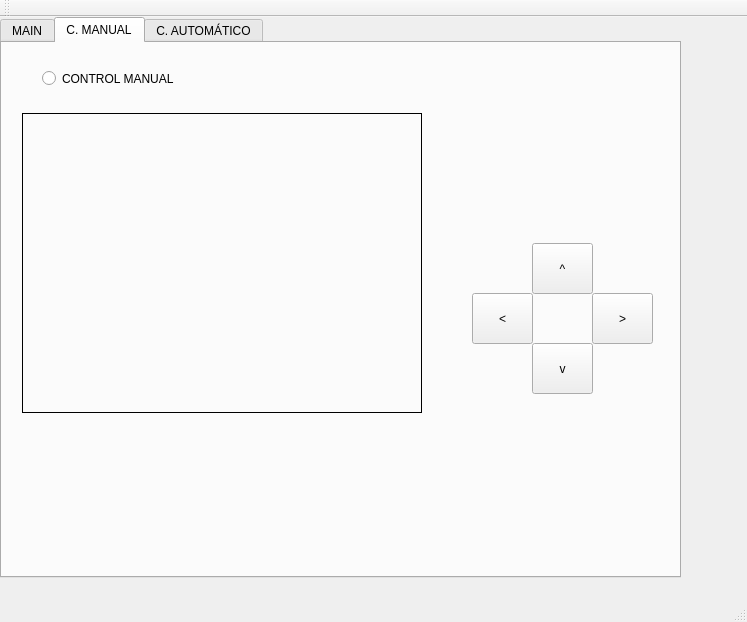
<?xml version="1.0" encoding="UTF-8"?>
<ui version="4.0">
 <class>MainWindow</class>
 <widget class="QMainWindow" name="MainWindow">
  <property name="geometry">
   <rect>
    <x>0</x>
    <y>0</y>
    <width>747</width>
    <height>622</height>
   </rect>
  </property>
  <property name="windowTitle">
   <string>MainWindow</string>
  </property>
  <widget class="QWidget" name="centralWidget">
   <widget class="QTabWidget" name="tabWidget">
    <property name="enabled">
     <bool>true</bool>
    </property>
    <property name="geometry">
     <rect>
      <x>0</x>
      <y>0</y>
      <width>681</width>
      <height>561</height>
     </rect>
    </property>
    <property name="toolTip">
     <string>&lt;html&gt;&lt;head/&gt;&lt;body&gt;&lt;p&gt;&lt;br/&gt;&lt;/p&gt;&lt;/body&gt;&lt;/html&gt;</string>
    </property>
    <property name="styleSheet">
     <string notr="true"/>
    </property>
    <property name="currentIndex">
     <number>1</number>
    </property>
    <widget class="QWidget" name="tab_7">
     <attribute name="title">
      <string>MAIN</string>
     </attribute>
     <widget class="QPushButton" name="push_n1">
      <property name="geometry">
       <rect>
        <x>440</x>
        <y>200</y>
        <width>61</width>
        <height>41</height>
       </rect>
      </property>
      <property name="text">
       <string>1</string>
      </property>
     </widget>
     <widget class="QPushButton" name="push_n3">
      <property name="geometry">
       <rect>
        <x>560</x>
        <y>200</y>
        <width>61</width>
        <height>41</height>
       </rect>
      </property>
      <property name="text">
       <string>3</string>
      </property>
     </widget>
     <widget class="QPushButton" name="push_n2">
      <property name="geometry">
       <rect>
        <x>500</x>
        <y>200</y>
        <width>61</width>
        <height>41</height>
       </rect>
      </property>
      <property name="text">
       <string>2</string>
      </property>
     </widget>
     <widget class="QPushButton" name="push_n4">
      <property name="geometry">
       <rect>
        <x>440</x>
        <y>240</y>
        <width>61</width>
        <height>41</height>
       </rect>
      </property>
      <property name="text">
       <string>4</string>
      </property>
     </widget>
     <widget class="QPushButton" name="push_n5">
      <property name="geometry">
       <rect>
        <x>500</x>
        <y>240</y>
        <width>61</width>
        <height>41</height>
       </rect>
      </property>
      <property name="text">
       <string>5</string>
      </property>
     </widget>
     <widget class="QPushButton" name="push_n6">
      <property name="geometry">
       <rect>
        <x>560</x>
        <y>240</y>
        <width>61</width>
        <height>41</height>
       </rect>
      </property>
      <property name="text">
       <string>6</string>
      </property>
     </widget>
     <widget class="QPushButton" name="push_n7">
      <property name="geometry">
       <rect>
        <x>440</x>
        <y>280</y>
        <width>61</width>
        <height>41</height>
       </rect>
      </property>
      <property name="text">
       <string>7</string>
      </property>
     </widget>
     <widget class="QPushButton" name="push_n8">
      <property name="geometry">
       <rect>
        <x>500</x>
        <y>280</y>
        <width>61</width>
        <height>41</height>
       </rect>
      </property>
      <property name="text">
       <string>8</string>
      </property>
     </widget>
     <widget class="QPushButton" name="push_n9">
      <property name="geometry">
       <rect>
        <x>560</x>
        <y>280</y>
        <width>61</width>
        <height>41</height>
       </rect>
      </property>
      <property name="text">
       <string>9</string>
      </property>
     </widget>
     <widget class="QPushButton" name="push_n0">
      <property name="geometry">
       <rect>
        <x>500</x>
        <y>320</y>
        <width>61</width>
        <height>41</height>
       </rect>
      </property>
      <property name="text">
       <string>0</string>
      </property>
     </widget>
     <widget class="QPushButton" name="push_punto">
      <property name="geometry">
       <rect>
        <x>560</x>
        <y>320</y>
        <width>61</width>
        <height>41</height>
       </rect>
      </property>
      <property name="text">
       <string/>
      </property>
     </widget>
     <widget class="QLabel" name="labelnumeros">
      <property name="geometry">
       <rect>
        <x>120</x>
        <y>90</y>
        <width>71</width>
        <height>31</height>
       </rect>
      </property>
      <property name="frameShape">
       <enum>QFrame::Box</enum>
      </property>
      <property name="text">
       <string/>
      </property>
     </widget>
     <widget class="QLabel" name="label_8">
      <property name="geometry">
       <rect>
        <x>110</x>
        <y>50</y>
        <width>67</width>
        <height>17</height>
       </rect>
      </property>
      <property name="text">
       <string>La IP es:</string>
      </property>
     </widget>
     <widget class="QLabel" name="label_Arduino">
      <property name="geometry">
       <rect>
        <x>170</x>
        <y>450</y>
        <width>321</width>
        <height>31</height>
       </rect>
      </property>
      <property name="frameShape">
       <enum>QFrame::Box</enum>
      </property>
      <property name="text">
       <string/>
      </property>
     </widget>
     <widget class="QLabel" name="label_3">
      <property name="geometry">
       <rect>
        <x>10</x>
        <y>450</y>
        <width>161</width>
        <height>31</height>
       </rect>
      </property>
      <property name="text">
       <string>Microcontrolador maestro</string>
      </property>
     </widget>
     <widget class="QLabel" name="label_5">
      <property name="geometry">
       <rect>
        <x>450</x>
        <y>150</y>
        <width>161</width>
        <height>20</height>
       </rect>
      </property>
      <property name="text">
       <string>Introducir los numeros</string>
      </property>
     </widget>
     <widget class="QLabel" name="label_6">
      <property name="geometry">
       <rect>
        <x>480</x>
        <y>170</y>
        <width>111</width>
        <height>20</height>
       </rect>
      </property>
      <property name="text">
       <string>en las casillas</string>
      </property>
     </widget>
     <widget class="QLabel" name="label_10">
      <property name="enabled">
       <bool>true</bool>
      </property>
      <property name="geometry">
       <rect>
        <x>130</x>
        <y>20</y>
        <width>401</width>
        <height>21</height>
       </rect>
      </property>
      <property name="minimumSize">
       <size>
        <width>0</width>
        <height>0</height>
       </size>
      </property>
      <property name="font">
       <font>
        <pointsize>15</pointsize>
       </font>
      </property>
      <property name="lineWidth">
       <number>0</number>
      </property>
      <property name="text">
       <string>Interfaz del Robot con Visión Artificial</string>
      </property>
     </widget>
     <widget class="QPushButton" name="push_punto_2">
      <property name="geometry">
       <rect>
        <x>440</x>
        <y>320</y>
        <width>61</width>
        <height>41</height>
       </rect>
      </property>
      <property name="text">
       <string>C</string>
      </property>
     </widget>
     <widget class="QLabel" name="labelnumeros_2">
      <property name="geometry">
       <rect>
        <x>190</x>
        <y>90</y>
        <width>71</width>
        <height>31</height>
       </rect>
      </property>
      <property name="frameShape">
       <enum>QFrame::Box</enum>
      </property>
      <property name="text">
       <string/>
      </property>
     </widget>
     <widget class="QLabel" name="labelnumeros_3">
      <property name="geometry">
       <rect>
        <x>260</x>
        <y>90</y>
        <width>71</width>
        <height>31</height>
       </rect>
      </property>
      <property name="frameShape">
       <enum>QFrame::Box</enum>
      </property>
      <property name="text">
       <string/>
      </property>
     </widget>
     <widget class="QLabel" name="labelnumeros_4">
      <property name="geometry">
       <rect>
        <x>330</x>
        <y>90</y>
        <width>71</width>
        <height>31</height>
       </rect>
      </property>
      <property name="frameShape">
       <enum>QFrame::Box</enum>
      </property>
      <property name="text">
       <string/>
      </property>
     </widget>
     <widget class="QRadioButton" name="radioButton_6">
      <property name="geometry">
       <rect>
        <x>630</x>
        <y>210</y>
        <width>112</width>
        <height>23</height>
       </rect>
      </property>
      <property name="text">
       <string>4</string>
      </property>
     </widget>
     <widget class="QRadioButton" name="radioButton_5">
      <property name="geometry">
       <rect>
        <x>630</x>
        <y>250</y>
        <width>112</width>
        <height>23</height>
       </rect>
      </property>
      <property name="text">
       <string>3</string>
      </property>
     </widget>
     <widget class="QRadioButton" name="radioButton_2">
      <property name="geometry">
       <rect>
        <x>630</x>
        <y>290</y>
        <width>112</width>
        <height>23</height>
       </rect>
      </property>
      <property name="text">
       <string>2</string>
      </property>
     </widget>
     <widget class="QLabel" name="label_19">
      <property name="geometry">
       <rect>
        <x>150</x>
        <y>70</y>
        <width>31</width>
        <height>17</height>
       </rect>
      </property>
      <property name="text">
       <string>1</string>
      </property>
     </widget>
     <widget class="QLabel" name="label_20">
      <property name="geometry">
       <rect>
        <x>220</x>
        <y>70</y>
        <width>31</width>
        <height>17</height>
       </rect>
      </property>
      <property name="text">
       <string>2</string>
      </property>
     </widget>
     <widget class="QLabel" name="label_21">
      <property name="geometry">
       <rect>
        <x>290</x>
        <y>70</y>
        <width>31</width>
        <height>17</height>
       </rect>
      </property>
      <property name="text">
       <string>3</string>
      </property>
     </widget>
     <widget class="QLabel" name="label_22">
      <property name="geometry">
       <rect>
        <x>360</x>
        <y>70</y>
        <width>31</width>
        <height>17</height>
       </rect>
      </property>
      <property name="text">
       <string>4</string>
      </property>
     </widget>
     <widget class="QRadioButton" name="radioButton">
      <property name="geometry">
       <rect>
        <x>630</x>
        <y>330</y>
        <width>112</width>
        <height>23</height>
       </rect>
      </property>
      <property name="text">
       <string>1</string>
      </property>
     </widget>
     <widget class="QLabel" name="label_cucei">
      <property name="geometry">
       <rect>
        <x>560</x>
        <y>20</y>
        <width>101</width>
        <height>91</height>
       </rect>
      </property>
      <property name="text">
       <string/>
      </property>
     </widget>
     <widget class="QLabel" name="label_udg">
      <property name="geometry">
       <rect>
        <x>20</x>
        <y>10</y>
        <width>81</width>
        <height>91</height>
       </rect>
      </property>
      <property name="text">
       <string/>
      </property>
     </widget>
     <widget class="QPushButton" name="pushButton">
      <property name="geometry">
       <rect>
        <x>430</x>
        <y>90</y>
        <width>111</width>
        <height>25</height>
       </rect>
      </property>
      <property name="text">
       <string>Abrir</string>
      </property>
     </widget>
     <widget class="QLabel" name="label">
      <property name="geometry">
       <rect>
        <x>10</x>
        <y>130</y>
        <width>400</width>
        <height>300</height>
       </rect>
      </property>
      <property name="frameShape">
       <enum>QFrame::Box</enum>
      </property>
      <property name="text">
       <string/>
      </property>
     </widget>
    </widget>
    <widget class="QWidget" name="tab_8">
     <attribute name="title">
      <string>C. MANUAL</string>
     </attribute>
     <widget class="QPushButton" name="Batras">
      <property name="geometry">
       <rect>
        <x>530</x>
        <y>300</y>
        <width>61</width>
        <height>51</height>
       </rect>
      </property>
      <property name="text">
       <string>v</string>
      </property>
     </widget>
     <widget class="QPushButton" name="Bizquierda">
      <property name="geometry">
       <rect>
        <x>470</x>
        <y>250</y>
        <width>61</width>
        <height>51</height>
       </rect>
      </property>
      <property name="text">
       <string>&lt;</string>
      </property>
     </widget>
     <widget class="QPushButton" name="Badelante">
      <property name="geometry">
       <rect>
        <x>530</x>
        <y>200</y>
        <width>61</width>
        <height>51</height>
       </rect>
      </property>
      <property name="text">
       <string>^</string>
      </property>
     </widget>
     <widget class="QPushButton" name="Bderecha">
      <property name="geometry">
       <rect>
        <x>590</x>
        <y>250</y>
        <width>61</width>
        <height>51</height>
       </rect>
      </property>
      <property name="text">
       <string>&gt;</string>
      </property>
     </widget>
     <widget class="QLabel" name="label_manual">
      <property name="geometry">
       <rect>
        <x>20</x>
        <y>70</y>
        <width>400</width>
        <height>300</height>
       </rect>
      </property>
      <property name="frameShape">
       <enum>QFrame::Box</enum>
      </property>
      <property name="text">
       <string/>
      </property>
     </widget>
     <widget class="QRadioButton" name="RBManual">
      <property name="geometry">
       <rect>
        <x>40</x>
        <y>20</y>
        <width>221</width>
        <height>31</height>
       </rect>
      </property>
      <property name="text">
       <string>CONTROL MANUAL</string>
      </property>
     </widget>
    </widget>
    <widget class="QWidget" name="tab_9">
     <attribute name="title">
      <string>C. AUTOMÁTICO</string>
     </attribute>
     <widget class="QLabel" name="label_automatico">
      <property name="geometry">
       <rect>
        <x>20</x>
        <y>70</y>
        <width>400</width>
        <height>300</height>
       </rect>
      </property>
      <property name="frameShape">
       <enum>QFrame::Box</enum>
      </property>
      <property name="text">
       <string/>
      </property>
     </widget>
     <widget class="QRadioButton" name="RBAutomatico">
      <property name="geometry">
       <rect>
        <x>30</x>
        <y>20</y>
        <width>221</width>
        <height>31</height>
       </rect>
      </property>
      <property name="text">
       <string>CONTROL AUTOMATICO</string>
      </property>
     </widget>
     <widget class="QLabel" name="label_9">
      <property name="geometry">
       <rect>
        <x>460</x>
        <y>200</y>
        <width>171</width>
        <height>41</height>
       </rect>
      </property>
      <property name="text">
       <string>Detección de semáforo:</string>
      </property>
     </widget>
     <widget class="QLabel" name="label_11">
      <property name="geometry">
       <rect>
        <x>480</x>
        <y>250</y>
        <width>131</width>
        <height>41</height>
       </rect>
      </property>
      <property name="text">
       <string>Luz encendida:</string>
      </property>
     </widget>
     <widget class="QLabel" name="label_12">
      <property name="geometry">
       <rect>
        <x>470</x>
        <y>290</y>
        <width>131</width>
        <height>41</height>
       </rect>
      </property>
      <property name="frameShape">
       <enum>QFrame::Panel</enum>
      </property>
      <property name="text">
       <string/>
      </property>
     </widget>
    </widget>
   </widget>
  </widget>
  <widget class="QMenuBar" name="menuBar">
   <property name="geometry">
    <rect>
     <x>0</x>
     <y>0</y>
     <width>747</width>
     <height>22</height>
    </rect>
   </property>
  </widget>
  <widget class="QToolBar" name="mainToolBar">
   <attribute name="toolBarArea">
    <enum>TopToolBarArea</enum>
   </attribute>
   <attribute name="toolBarBreak">
    <bool>false</bool>
   </attribute>
  </widget>
  <widget class="QStatusBar" name="statusBar"/>
 </widget>
 <layoutdefault spacing="6" margin="11"/>
 <resources/>
 <connections/>
</ui>
